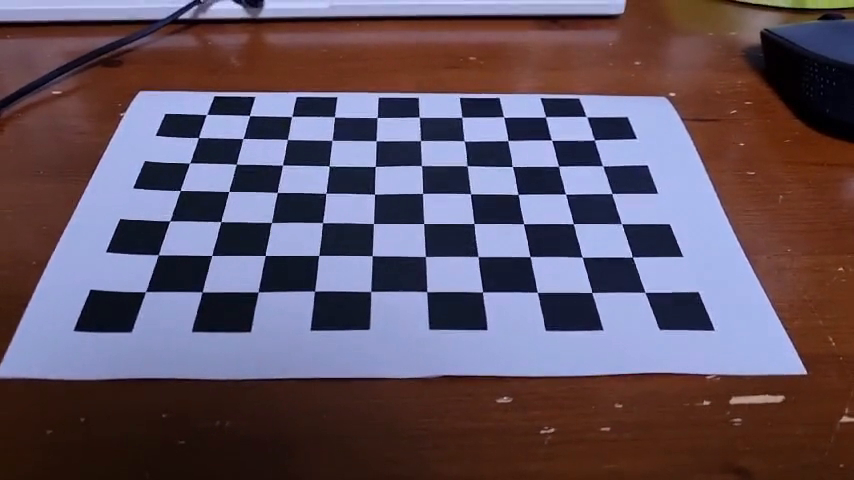
#> input picture frame 139 of chessboard.avi, 854 x 480 px
$ python camera_calibration.py
#> lines starting #> are read from the running program, lines starting #| are printed output that depends on the picture; after the words box and inside, x2 and y2 are one past the last pixel; in counts of white or black regions, pixels touching at a corner belong together
import numpy as np
import cv2 as cv

# The given video and calibration data
video_file = r"C:\Users\samsung\Downloads\chessboard.avi"
K = np.array([[432.7390364738057, 0, 476.0614994349778],
              [0, 431.2395555913084, 288.7602152621297],
              [0, 0, 1]])
dist_coeff = np.array([-0.2852754904152874, 0.1016466459919075, -0.0004420196146339175, 0.0001149909868437517, -0.01803978785585194])
board_pattern = (10, 7)
board_cellsize = 0.025
board_criteria = cv.CALIB_CB_ADAPTIVE_THRESH + cv.CALIB_CB_NORMALIZE_IMAGE + cv.CALIB_CB_FAST_CHECK

# Open a video
video = cv.VideoCapture(video_file)
assert video.isOpened(), 'Cannot read the given input, ' + video_file

# Prepare a 3D box for simple AR
box_lower = board_cellsize * np.array([[4, 2,  0], [5, 2,  0], [5, 4,  0], [4, 4,  0]])
box_upper = board_cellsize * np.array([[4, 2, -1], [5, 2, -1], [5, 4, -1], [4, 4, -1]])

# Prepare 3D points on a chessboard
obj_points = board_cellsize * np.array([[c, r, 0] for r in range(board_pattern[1]) for c in range(board_pattern[0])])

# Run pose estimation
while True:
    # Read an image from the video
    valid, img = video.read()
#> img is the input picture: shape (480, 854, 3); mean B, G, R 98.4, 83.6, 98.1
    if not valid:
        break

    # Estimate the camera pose
    success, img_points = cv.findChessboardCorners(img, board_pattern, board_criteria)
#> success = True; img_points = 70 rows, first 8: [645, 292.4], [591.7, 292.5], [537.3, 292.3], [482.5, 291.9], [426.7, 291.6], [370.7, 291.4], [314.6, 291.2], [258.2, 291.9]
    if success:
        ret, rvec, tvec = cv.solvePnP(obj_points, img_points, K, dist_coeff)
#> ret = True; rvec = [-0.27, 1.03, 2.88]; tvec = [0.0804, 0.00387, 0.189]

        # Draw the box on the image
        line_lower, _ = cv.projectPoints(box_lower, rvec, tvec, K, dist_coeff)
#> line_lower = [[424.7, 217.4], [371.5, 217.2], [375.8, 158.1], [420.9, 158.7]]
        line_upper, _ = cv.projectPoints(box_upper, rvec, tvec, K, dist_coeff)
#> line_upper = [[428.1, 174.4], [370.1, 173.6], [375.7, 118.4], [423.8, 119.4]]
        cv.polylines(img, [np.int32(line_lower)], True, (255, 0, 0), 2)
        cv.polylines(img, [np.int32(line_upper)], True, (0, 0, 255), 2)
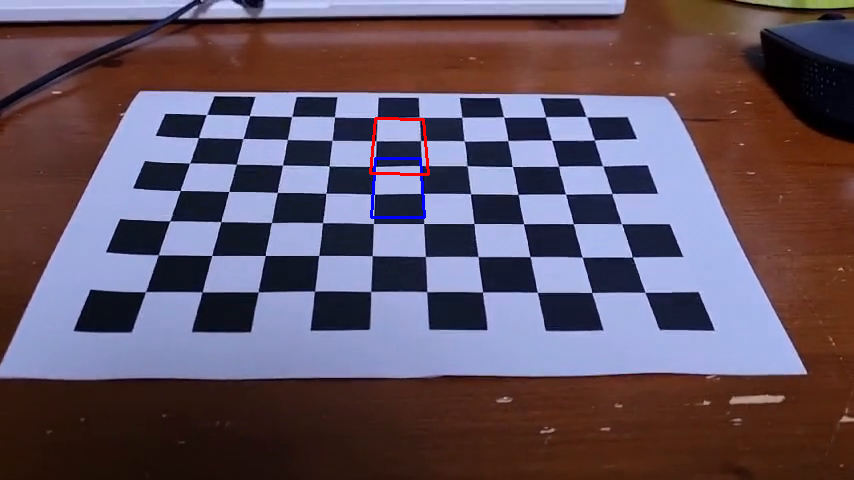
#> img: shape (480, 854, 3); mean B, G, R 98.4, 83.3, 98.2
        for b, t in zip(line_lower, line_upper):
            cv.line(img, np.int32(b.flatten()), np.int32(t.flatten()), (0, 255, 0), 2)
#> this loop made 4 passes
#> (b, t) on passes 1 to 4: ([[424.7, 217.4]], [[428.1, 174.4]]), ([[371.5, 217.2]], [[370.1, 173.6]]), ([[375.8, 158.1]], [[375.7, 118.4]]), ([[420.9, 158.7]], [[423.8, 119.4]])
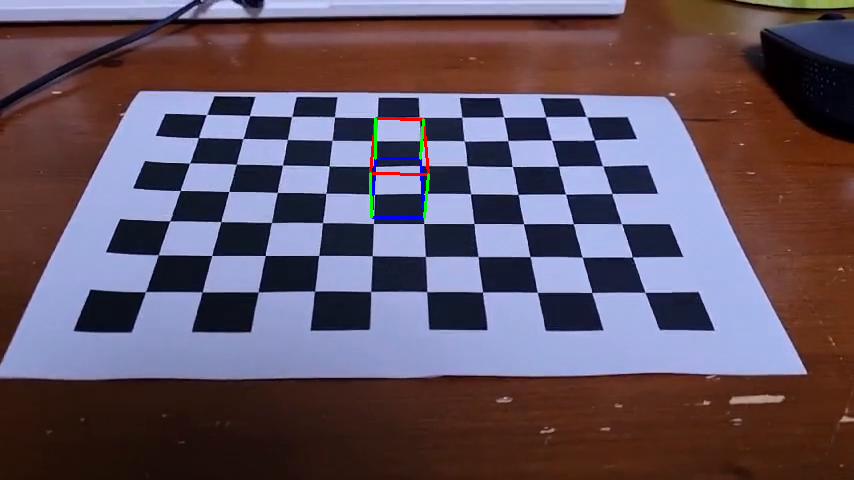
#> img: shape (480, 854, 3); 0.13% of pixels changed, all inside (x1, y1, x2, y2) = (369, 117, 430, 219)

        # Print the camera position
        R, _ = cv.Rodrigues(rvec) # Alternative) `scipy.spatial.transform.Rotation`
#> R = [[-0.982, -0.128, -0.14], [0.0103, -0.773, 0.634], [-0.189, 0.622, 0.76]]
        p = (-R.T @ tvec).flatten()
#> p = [0.115, -0.104, -0.135]
        info = f'XYZ: [{p[0]:.3f} {p[1]:.3f} {p[2]:.3f}]'
#> info = 'XYZ: [0.115 -0.104 -0.135]'
        cv.putText(img, info, (10, 25), cv.FONT_HERSHEY_DUPLEX, 0.6, (0, 255, 0))
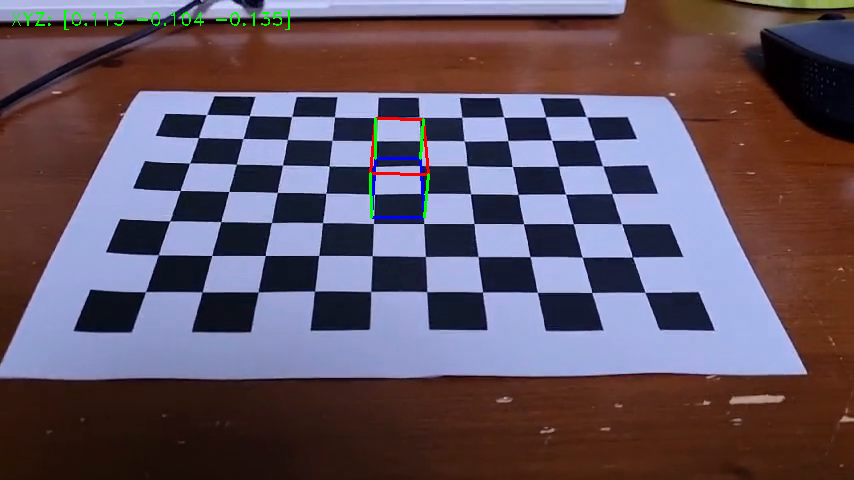
#> img: shape (480, 854, 3); 0.19% of pixels changed, all inside (x1, y1, x2, y2) = (12, 10, 290, 30)

    # Show the image and process the key event
    cv.imshow('Pose Estimation (Chessboard)', img)
    key = cv.waitKey(10)
#> (key Esc is pressed here)
    if key == ord(' '):
        key = cv.waitKey()
    if key == 27: # ESC
        break

video.release()
cv.destroyAllWindows()

$ run again, starting later in the video
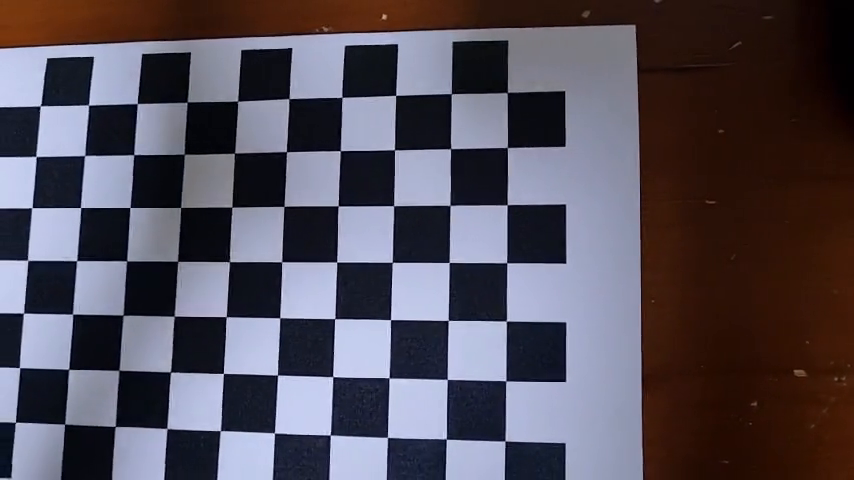
#> input picture frame 625 of chessboard.avi, 854 x 480 px
#> img is the input picture: shape (480, 854, 3); mean B, G, R 89.6, 78.9, 84.8
#> success = True; img_points = 70 rows, first 8: [504.9, 440.9], [446.2, 438.9], [387.5, 437.4], [330.1, 434.9], [274.3, 433.1], [220.3, 430.8], [167, 428.4], [115.4, 426.4]
#> ret = True; rvec = [-0.421, 0.0808, 3.12]; tvec = [0.0133, 0.0638, 0.19]
#> line_lower = [[273.9, 319.8], [217.4, 318.9], [222.9, 201.2], [278.2, 201.1]]
#> line_upper = [[260.6, 321.2], [196.7, 320], [204.3, 185.1], [266.7, 184.6]]
#> the loop `for b, t in zip(line_lower, line_upper):` made 4 passes
#> (b, t) on passes 1 to 4: ([[273.9, 319.8]], [[260.6, 321.2]]), ([[217.4, 318.9]], [[196.7, 320]]), ([[222.9, 201.2]], [[204.3, 185.1]]), ([[278.2, 201.1]], [[266.7, 184.6]])
#> after the loop `for b, t in zip(line_lower, line_upper):`:
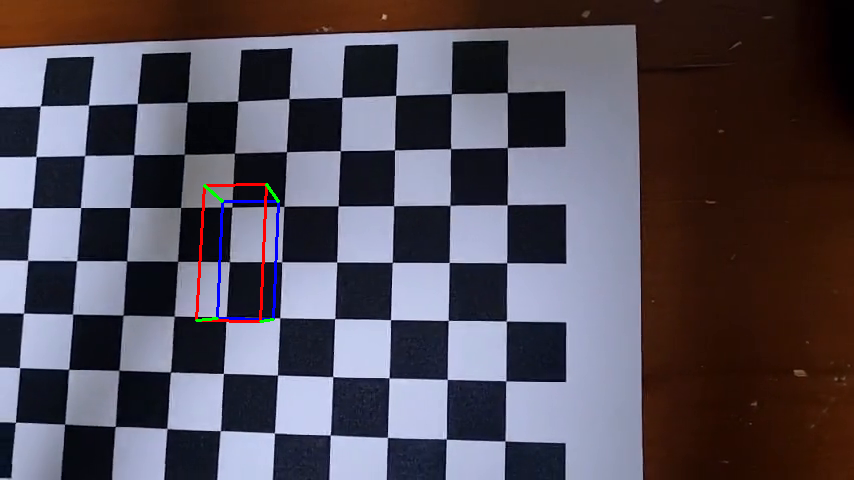
#> img: shape (480, 854, 3); mean B, G, R 89.6, 78.6, 85
#> R = [[-0.964, -0.00397, -0.265], [-0.0098, -0.999, 0.0505], [-0.265, 0.0513, 0.963]]
#> p = [0.0639, 0.054, -0.183]
#> info = 'XYZ: [0.064 0.054 -0.183]'
#> `cv.putText(img, info, (10, 25), cv.FONT_HERSHEY_DUPLEX, 0.6, (0, 255, ..`:
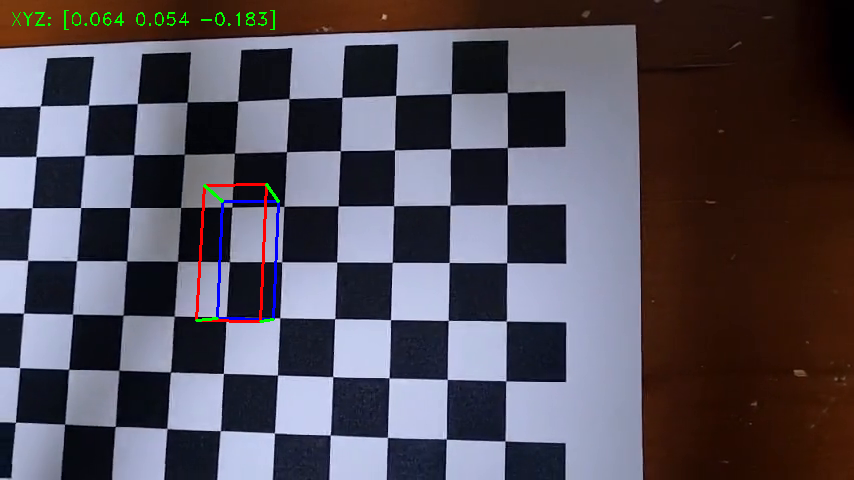
#> img: shape (480, 854, 3); 0.21% of pixels changed, all inside (x1, y1, x2, y2) = (12, 10, 275, 30)
